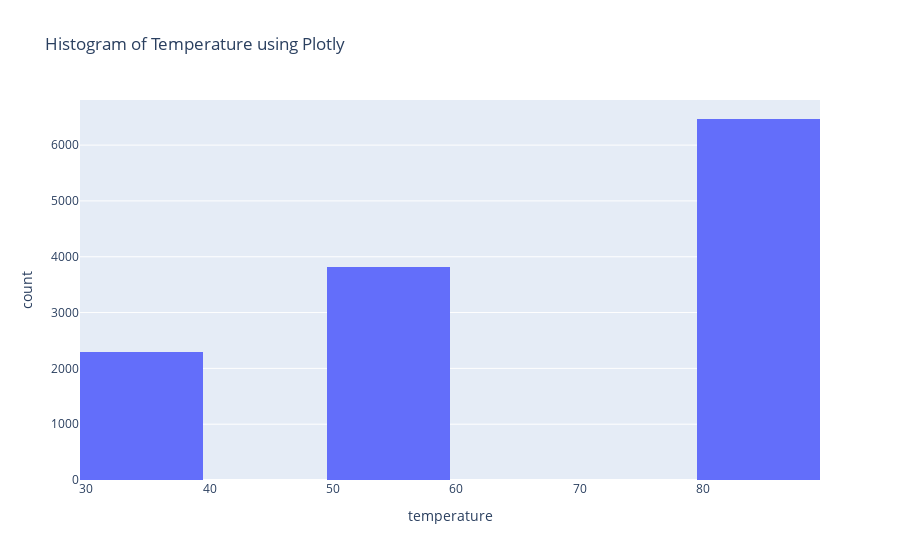

The notebook cell saved with this chart:
### Code cell
import plotly.express as px
import pandas as pd
fig =px.histogram(data_filtered,x='temperature',nbins=10,title='Histogram of Temperature using Plotly', labels=None)

fig

### Figure 1 — Plotly figure (JSON) as saved in the notebook; plotly's stock layout.template omitted (floating-point values rounded to 4 significant figures; data arrays with more than 128 entries replaced by an {"elided": "..."} marker saying what was removed)
{"data": [{"alignmentgroup": "True", "bingroup": "x", "hovertemplate": "temperature=%{x}<br>count=%{y}<extra></extra>", "legendgroup": "", "marker": {"color": "#636efa", "pattern": {"shape": ""}}, "name": "", "nbinsx": 10, "offsetgroup": "", "orientation": "v", "showlegend": false, "type": "histogram", "x": {"elided": "12589 int values"}, "xaxis": "x", "yaxis": "y"}], "layout": {"autosize": true, "barmode": "relative", "legend": {"tracegroupgap": 0}, "title": {"text": "Histogram of Temperature using Plotly"}, "xaxis": {"anchor": "y", "autorange": true, "domain": [0, 1], "range": [29.5, 89.5], "title": {"text": "temperature"}, "type": "linear"}, "yaxis": {"anchor": "x", "autorange": true, "domain": [0, 1], "range": [0, 6808.0], "title": {"text": "count"}}}}
